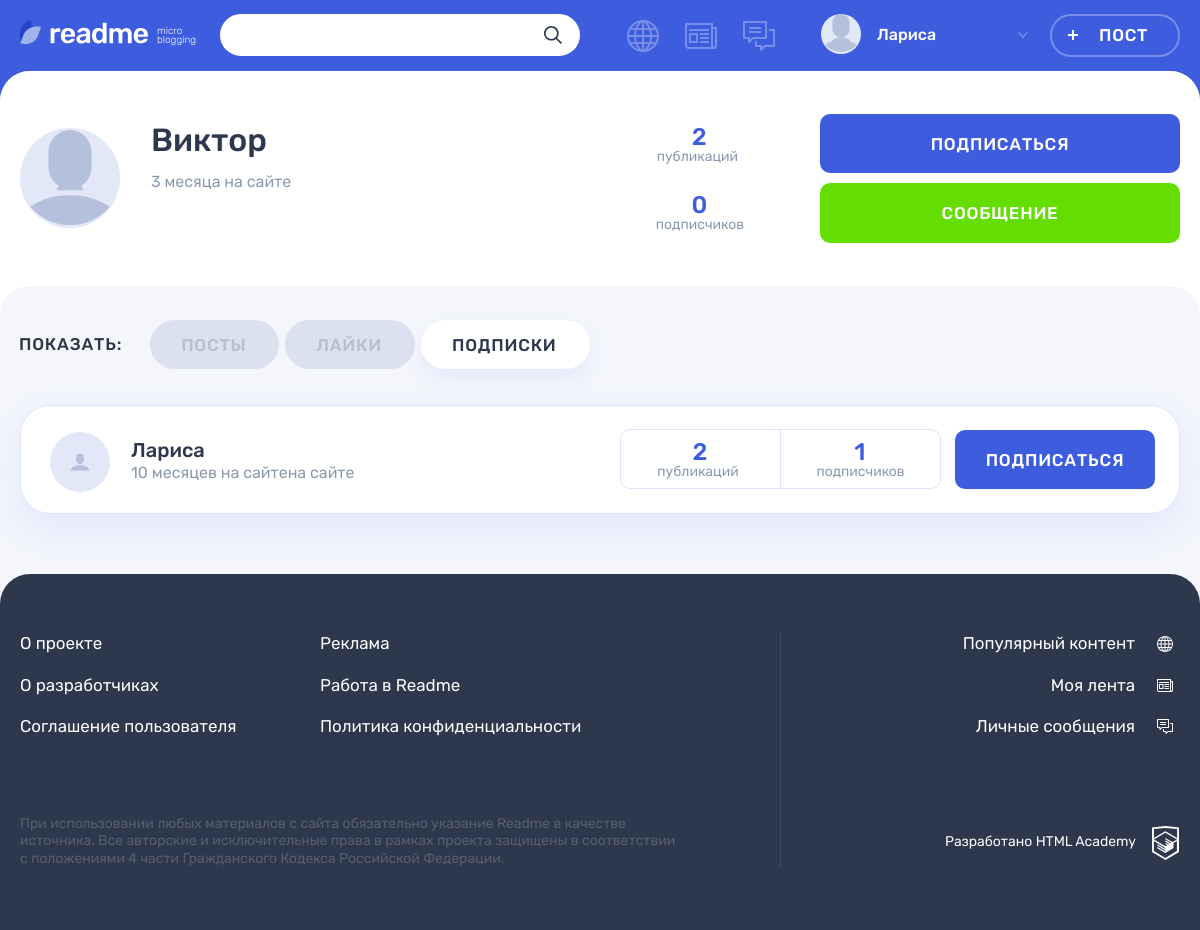
Page /profile.php?author_id=3&profile-content=subscriptions (signed in) on the committed database.
### tables this page shows
CREATE TABLE subscription (
  id INT UNSIGNED AUTO_INCREMENT PRIMARY KEY,
  follower INT UNSIGNED,
  user_id INT UNSIGNED,

  FOREIGN KEY (follower) REFERENCES users (id),
  FOREIGN KEY (user_id) REFERENCES users (id)
);

CREATE TABLE users (
  id INT UNSIGNED AUTO_INCREMENT PRIMARY KEY,
  registration_date DATETIME NOT NULL DEFAULT CURRENT_TIMESTAMP,
  email VARCHAR(255) NOT NULL UNIQUE,
  login VARCHAR(10) NOT NULL UNIQUE,
  password VARCHAR(20),
  avatar VARCHAR(255)
);

### helpers.php (called while the page is built, shortened)
<?php
function get_noun_plural_form(int $number, string $one, string $two, string $many): string
{
    $mod10 = $number % 10;
    $mod100 = $number % 100;
    switch (true) {
        case ($mod100 >= 11 && $mod100 <= 20):
            return $many;
        case ($mod10 > 5):
            return $many;
        case ($mod10 === 1):
            return $one;
        case ($mod10 >= 2 && $mod10 <= 4):
            return $two;
        default:
            return $many;
    }
}
function include_template(string $name, array $data = []): string
{
    $name = 'templates/' . $name;
    extract($data);
    require $name;
    return ob_get_clean();
}
function getRelativeFormat(string $date, string $value = "назад"): string
{
    $currentDate = new DateTime("", new DateTimeZone("Europe/Moscow"));
    $publicationDate = new DateTime($date);
    $difference = $currentDate->diff($publicationDate);
    $minutes = $difference->i;
    $hours = $difference->h;
    $days = $difference->d;
    $weeks = floor($days / 7);
    $months = $difference->m;
    $minute = get_noun_plural_form($minutes, 'минуту', 'минуты', 'минут');
    $hour = get_noun_plural_form($hours, 'час', 'часа', 'часов');
    $day = get_noun_plural_form($days, 'день', 'дня', 'дней');
    $week = get_noun_plural_form($weeks, 'неделю', 'недели', 'недель');
    $month = get_noun_plural_form($months, 'месяц', 'месяца', 'месяцев');
    if ($months > 0) {
        $timeDifference = "{$months} {$month} {$value}";
    } elseif ($weeks > 0) {
        $timeDifference = "{$weeks} {$week} {$value}";
    } elseif ($days > 0) {
        $timeDifference = "{$days} {$day} {$value}";
    } elseif ($hours > 0) {
        $timeDifference = "{$hours} {$hour} {$value}";
    } elseif ($minutes > 0) {
        $timeDifference = "{$minutes} {$minute} {$value}";
    } else {
        $timeDifference = "только что";
    }
    return $timeDifference;
}

### templates/profile-subscriptions.php (the view, shortened to what this page needs)
<section class="profile__subscriptions tabs__content tabs__content--active">
  <ul class="profile__subscriptions-list">
    <?php foreach($userFollowers as $userFollower): ?>
    <li class="post-mini post-mini--photo post user">
      <div class="post-mini__user-info user__info">
        <div class="post-mini__avatar user__avatar">
        </div>
        <div class="post-mini__name-wrapper user__name-wrapper">
          <a class="post-mini__name user__name" href="profile.php?author_id=<?= $userFollower['user_id'] ?>">
            <span><?= $userFollower['login'] ?></span>
          </a>
          <time class="post-mini__time user__additional" datetime="<?= htmlspecialchars($userFollower['registration_date']) ?>"><?= getRelativeFormat(htmlspecialchars($userFollower['registration_date']), "на сайте") ?>на сайте</time>
        </div>
      </div>
      <div class="post-mini__rating user__rating">
        <p class="post-mini__rating-item user__rating-item user__rating-item--publications">
          <span class="post-mini__rating-amount user__rating-amount"><?= $countPosts[$userFollower['user_id']] ?></span>
          <span class="post-mini__rating-text user__rating-text">публикаций</span>
        </p>
        <p class="post-mini__rating-item user__rating-item user__rating-item--subscribers">
          <span class="post-mini__rating-amount user__rating-amount"><?= htmlspecialchars($countFollowers[$userFollower['user_id']]) ?></span>
          <span class="post-mini__rating-text user__rating-text">подписчиков</span>
        </p>
      </div>
      <div class="post-mini__user-buttons user__buttons">
        <?php if ($userFollower['follower'] !== $user): ?>
        <a class="post-mini__user-button user__button user__button--subscription button button--main" href="subscription.php?author_id=<?= $userFollower['user_id'] ?>">Подписаться</a>
        <?php else: ?>
        <a class="post-mini__user-button user__button user__button--subscription button button--quartz" href="subscription.php?author_id=<?= $userFollower['user_id'] ?>">Отписаться</a>
        <?php endif ?>
      </div>
    </li>
    <?php endforeach ?>
  </ul>
</section>

### templates/profile.php (shortened to what this page needs)
<main class="page__main page__main--profile">
  <div class="profile profile--posts">
    <div class="profile__user-wrapper">
      <div class="profile__user user container">
        <div class="profile__user-info user__info">
          <div class="profile__avatar user__avatar">
            <img class="profile__picture user__picture" src="uploads/<?= !empty($authorData['avatar']) && file_exists('uploads/' . $authorData['avatar']) ? htmlspecialchars($authorData['avatar']) : "icon-input-user.svg" ?>" alt="Аватар пользователя">
          </div>
          <div class="profile__name-wrapper user__name-wrapper">
            <span class="profile__name user__name"><?= htmlspecialchars($authorData['login']) ?></span>
            <time class="profile__user-time user__time" datetime="<?= htmlspecialchars($authorData['registration_date']) ?>"><?= getRelativeFormat(htmlspecialchars($authorData['registration_date']), "на сайте") ?></time>
          </div>
        </div>
        <div class="profile__rating user__rating">
          <p class="profile__rating-item user__rating-item user__rating-item--publications">
            <span class="user__rating-amount"><?= $postsCount ?></span>
            <span class="profile__rating-text user__rating-text">публикаций</span>
          </p>
          <p class="profile__rating-item user__rating-item user__rating-item--subscribers">
            <span class="user__rating-amount"><?= $followerCounts['count'] ?></span>
            <span class="profile__rating-text user__rating-text">подписчиков</span>
          </p>
        </div>
        <div class="profile__user-buttons user__buttons">
          <?php if (!in_array($user, $followerInformation)): ?>
          <a class="profile__user-button user__button user__button--subscription button button--main" href="subscription.php?author_id=<?= htmlspecialchars($_GET['author_id']) ?>">Подписаться</a>
          <?php  else: ?>
          <a class="profile__user-button user__button user__button--subscription button button--main" href="subscription.php?author_id=<?= htmlspecialchars($_GET['author_id']) ?>">Отписаться</a>
          <?php endif ?>
          <a class="profile__user-button user__button user__button--writing button button--green" href="<?= htmlspecialchars($_GET['author_id']) !== $user ? 'messages.php?interlocutor_id=' . htmlspecialchars($_GET['author_id']) : '' ?>">Сообщение</a>
        </div>
      </div>
    </div>
    <div class="profile__tabs-wrapper tabs">
      <div class="container">
        <div class="profile__tabs filters">
          <b class="profile__tabs-caption filters__caption">Показать:</b>
          <ul class="profile__tabs-list filters__list tabs__list">
            <li class="profile__tabs-item filters__item">
              <a class="profile__tabs-link filters__button<?= $activeClass = !isset($_GET['profile-content']) ? ' filters__button--active tabs__item tabs__item--active' : ''; ?> button" href="profile.php?author_id=<?= $_GET['author_id'] ?>">Посты</a>
            </li>
            <li class="profile__tabs-item filters__item">
              <a class="profile__tabs-link filters__button<?= $activeClass = isset($_GET['profile-content']) && $_GET['profile-content'] === 'likes' ? ' filters__button--active tabs__item tabs__item--active' : ''; ?> button" href="profile.php?author_id=<?= $_GET['author_id'] ?>&profile-content=likes">Лайки</a>
            </li>
            <li class="profile__tabs-item filters__item">
              <a class="profile__tabs-link filters__button <?= $activeClass = isset($_GET['profile-content']) && $_GET['profile-content'] === 'subscriptions' ? ' filters__button--active tabs__item tabs__item--active' : ''; ?> button" href="profile.php?author_id=<?= $_GET['author_id'] ?>&profile-content=subscriptions">Подписки</a>
            </li>
          </ul>
        </div>
        <div class="profile__tab-content">
          <?= $profileContent ?>
        </div>
      </div>
    </div>
  </div>
</main>

### templates/layout.php (shortened to what this page needs)
<!DOCTYPE html>
<html lang="ru">
<head>
    <link rel="stylesheet" href="css/main.css">
</head>
<body class="page">
<header class="header">
    <div class="header__wrapper container">
        <div class="header__logo-wrapper">
            <a class="header__logo-link" href="feed.php">
                <img class="header__logo" src="img/logo.svg" alt="Логотип readme" width="128" height="24">
            </a>
            <p class="header__topic">
                micro blogging
            </p>
        </div>
        <form class="header__search-form form" action="search.php" method="get">
            <div class="header__search">
                <input class="header__search-input form__input" name="search" type="search">
                <button class="header__search-button button" type="submit">
                    <svg class="header__search-icon" width="18" height="18">
                        <use xlink:href="#icon-search"></use>
                    </svg>
                </button>
            </div>
        </form>
        <div class="header__nav-wrapper">
            <?php if ($_SERVER['REQUEST_URI'] !== "/registration.php"): ?>
            <nav class="header__nav">
                <ul class="header__my-nav">
                <?php foreach ($menuElements as $menuElement): ?>
                    <li class="header__my-page header__my-page--<?= $menuElement ?>">
                        <a class="header__page-link <?= $activeClass =  $_SERVER['REQUEST_URI'] === ('/' . $menuElement . '.php') ? 'header__page-link--active' : ''; ?>" href="<?= $menuElement ?>.php" title="<?= $russianValues[$menuElement] ?>">
                        </a>
                    </li>
                <?php endforeach; ?>
                </ul>
                <ul class="header__user-nav">
                    <li class="header__profile">
                        <a class="header__profile-link" href="profile.php?author_id=<?= !empty($user) ? $user : '' ?>">
                            <div class="header__avatar-wrapper">
                                <img class="header__profile-avatar" src="uploads/<?= htmlspecialchars($userAvatar) ?>" alt="Аватар профиля">
                            </div>
                            <div class="header__profile-name">
                                <span>
                                    <?= htmlspecialchars($userName) ?>
                                </span>
                                <svg class="header__link-arrow" width="10" height="6">
                                    <use xlink:href="#icon-arrow-right-ad"></use>
                                </svg>
                            </div>
                        </a>
                    </li>
                    <li>
                        <a class="header__post-button button button--transparent" href="add.php?form-type=quote">Пост</a>
                    </li>
                </ul>
            </nav>
            <?php endif; ?>
        </div>
    </div>
</header>
<?= $content ?>
<footer class="footer">
    <div class="footer__wrapper">
        <div class="footer__container container">
            <div class="footer__site-info">
                <div class="footer__site-nav">
                    <ul class="footer__info-pages">
                        <li class="footer__info-page">
                            <a class="footer__page-link" href="#">О проекте</a>
                        </li>
                        <li class="footer__info-page">
                            <a class="footer__page-link" href="#">Реклама</a>
                        </li>
                        <li class="footer__info-page">
                            <a class="footer__page-link" href="#">О разработчиках</a>
                        </li>
                        <li class="footer__info-page">
                            <a class="footer__page-link" href="#">Работа в Readme</a>
                        </li>
                        <li class="footer__info-page">
                            <a class="footer__page-link" href="#">Соглашение пользователя</a>
                        </li>
                        <li class="footer__info-page">
                            <a class="footer__page-link" href="#">Политика конфиденциальности</a>
                        </li>
                    </ul>
                </div>
                <p class="footer__license">
                    При использовании любых материалов с сайта обязательно указание Readme в качестве источника. Все авторские и исключительные права в рамках проекта защищены в соответствии с положениями 4 части Гражданского Кодекса Российской Федерации.
                </p>
            </div>
            <div class="footer__my-info">
                <ul class="footer__my-pages">
                <?php foreach ($menuElements as $menuElement): ?>
                    <li class="footer__my-page footer__my-page--<?= $menuElement ?>">
                        <a class="footer__page-link" href="<?= $menuElement ?>.php"><?= $russianValues[$menuElement] ?></a>
                    </li>
                <?php endforeach; ?>
                </ul>
                <div class="footer__copyright">
                    <a class="footer__copyright-link" href="htmlacademy.ru">
                        <span>Разработано HTML Academy</span>
                        <svg class="footer__copyright-logo" width="27" height="34">
                            <use xlink:href="#icon-htmlacademy"></use>
                        </svg>
                    </a>
                </div>
            </div>
        </div>
    </div>
</footer>
</body>
</html>

### rows in the picture
subscription: user.login "Лариса", user.registration_date "10 месяцев на сайте", user "2", user "1"
users: login "Виктор", registration_date "3 месяца на сайте"

### other values in the picture
$postsCount "2"
$followerCounts['count'] "0"
$russianValues[$menuElement] "Популярный контент"
$russianValues[$menuElement] "Моя лента"
$russianValues[$menuElement] "Личные сообщения"
